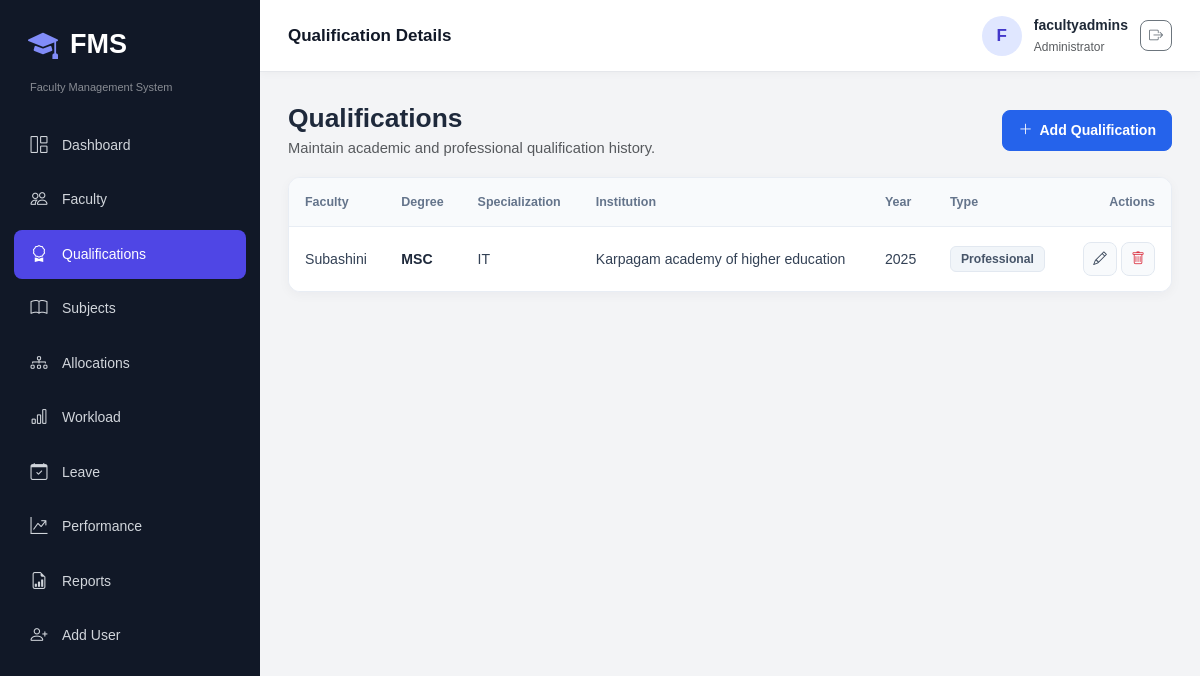
The app's page /qualifications/ (signed in) with its own data.
### fms_app/models.py (models this page shows, shortened)
class Qualification(models.Model):
    TYPE_CHOICES = [('Academic', 'Academic'), ('Professional', 'Professional'), ('Certification', 'Certification')]
    faculty = models.ForeignKey(Faculty, on_delete=models.CASCADE, related_name='qualifications')
    degree = models.CharField(max_length=100)
    specialization = models.CharField(max_length=120)
    institution = models.CharField(max_length=150)
    university = models.CharField(max_length=150, blank=True)
    year = models.PositiveIntegerField()
    percentage_cgpa = models.CharField(max_length=20, blank=True)
    qualification_type = models.CharField(max_length=30, choices=TYPE_CHOICES, default='Academic')
    certificate = models.FileField(upload_to='qualifications/', blank=True, null=True)
    remarks = models.TextField(blank=True)

class Faculty(models.Model):
    EMPLOYMENT_CHOICES = [('Permanent', 'Permanent'), ('Contract', 'Contract'), ('Visiting', 'Visiting')]
    STATUS_CHOICES = [('Active', 'Active'), ('Inactive', 'Inactive')]
    GENDER_CHOICES = [('Male', 'Male'), ('Female', 'Female'), ('Other', 'Other')]
    faculty_id = models.CharField(max_length=30, unique=True)
    name = models.CharField(max_length=120)
    profile_photo = models.ImageField(upload_to='faculty/', blank=True, null=True)
    gender = models.CharField(max_length=20, choices=GENDER_CHOICES)
    dob = models.DateField(blank=True, null=True)
    email = models.EmailField(unique=True)
    phone = models.CharField(max_length=15)
    address = models.TextField(blank=True)
    department = models.ForeignKey(Department, on_delete=models.PROTECT)
    designation = models.CharField(max_length=80)
    joining_date = models.DateField()
    employment_type = models.CharField(max_length=20, choices=EMPLOYMENT_CHOICES)
    experience = models.DecimalField(max_digits=4, decimal_places=1, default=0)
    status = models.CharField(max_length=20, choices=STATUS_CHOICES, default='Active')
    user = models.OneToOneField(User, on_delete=models.SET_NULL, null=True, blank=True)
    created_at = models.DateTimeField(auto_now_add=True)
    updated_at = models.DateTimeField(auto_now=True)

### fms_app/views.py (the view)
@login_required
def qualification_list(request):
    qs = Qualification.objects.select_related('faculty').order_by('-year')
    if get_role(request.user) == 'FACULTY':
        qs = qs.filter(faculty__user=request.user)
    elif get_role(request.user) == 'HOD':
        qs = qs.filter(faculty__department=getattr(request.user.userprofile, 'department', None))
    return render(request, 'qualification/list.html', {'qualifications': qs})

### fms_app/templates/qualification/list.html (shortened to what this page needs)
{% extends 'base.html' %}
{% load static %}
{% block page_heading %}
    Qualification Details
{% endblock %}
{% block extra_css %}
    <link rel="stylesheet" href="{% static 'css/qualification/qualification.css' %}">
{% endblock %}
{% block content %}
<div class="d-flex justify-content-between align-items-center flex-wrap gap-3 mb-3">
    <div>
        <div class="page-title">
            Qualifications
        </div>
        <p class="text-muted mb-0">
            Maintain academic and professional qualification history.
        </p>
    </div>
    {% if request.user.is_authenticated %}
        {% if request.user.is_superuser or request.user.userprofile.role != 'FACULTY' %}
            <a href="{% url 'qualification_add' %}" class="btn btn-primary">
                <i class="bi bi-plus-lg"></i>
                Add Qualification
            </a>
        {% endif %}
    {% endif %}
</div>
<div class="card">
    <div class="table-responsive">
        <table class="table align-middle mb-0">
            <thead>
                <tr>
                    <th>Faculty</th>
                    <th>Degree</th>
                    <th>Specialization</th>
                    <th>Institution</th>
                    <th>Year</th>
                    <th>Type</th>
                    <th class="text-end">Actions</th>
                </tr>
            </thead>
            <tbody>
                {% for q in qualifications %}
                    <tr>
                        <td>
                            {{ q.faculty.name }}
                        </td>
                        <td>
                            <strong>{{ q.degree }}</strong>
                        </td>
                        <td>
                            {{ q.specialization|default:"—" }}
                        </td>
                        <td>
                            {{ q.institution }}
                        </td>
                        <td>
                            {{ q.year }}
                        </td>
                        <td>
                            <span class="badge text-bg-light">
                                {{ q.qualification_type }}
                            </span>
                        </td>
                        <td class="text-end">
                            {% if request.user.is_superuser or request.user.userprofile.role != 'FACULTY' %}
                                <a href="{% url 'qualification_edit' q.pk %}"
                                   class="btn btn-sm btn-light"
                                   title="Edit qualification"
                                   aria-label="Edit qualification">
                                    <i class="bi bi-pencil"></i>
                                </a>
                                <form method="post"
                                      action="{% url 'qualification_delete' q.pk %}"
                                      class="d-inline delete-form">
                                    <button type="submit"
                                            class="btn btn-sm btn-light text-danger"
                                            title="Delete qualification"
                                            aria-label="Delete qualification">
                                        <i class="bi bi-trash"></i>
                                    </button>
                                </form>
                            {% endif %}
                        </td>
                    </tr>
                {% empty %}
                    <tr>
                        <td colspan="7" class="text-center py-5 text-muted">
                            No qualification records found.
                        </td>
                    </tr>
                {% endfor %}
            </tbody>
        </table>
    </div>
</div>
{% endblock %}

### fms_app/templates/base.html (shortened to what this page needs)
{% load static %}
<!doctype html>
<html lang="en">
<head>
    <link
        href="https://cdn.jsdelivr.net/npm/bootstrap@5.3.8/dist/css/bootstrap.min.css"
        rel="stylesheet"
    >
    <link
        href="https://cdn.jsdelivr.net/npm/bootstrap-icons@1.13.1/font/bootstrap-icons.css"
        rel="stylesheet"
    >
    <link rel="stylesheet" href="{% static 'css/base.css' %}">
    {% block extra_css %}{% endblock %}
</head>
<body>
<div class="app-shell">
    <aside class="sidebar" id="sidebar">
        <div class="brand">
            <i class="bi bi-mortarboard-fill"></i>
            <span>FMS</span>
        </div>
        <div class="small text-white-50 px-3 mb-2">
            Faculty Management System
        </div>
        <nav class="side-nav">
            <a href="{% url 'dashboard' %}">
                <i class="bi bi-grid-1x2"></i> Dashboard
            </a>
            <a href="{% url 'faculty_list' %}">
                <i class="bi bi-people"></i> Faculty
            </a>
            <a href="{% url 'qualification_list' %}">
                <i class="bi bi-award"></i> Qualifications
            </a>
            <a href="{% url 'subject_list' %}">
                <i class="bi bi-book"></i> Subjects
            </a>
            <a href="{% url 'allocation_list' %}">
                <i class="bi bi-diagram-3"></i> Allocations
            </a>
            <a href="{% url 'workload' %}">
                <i class="bi bi-bar-chart"></i> Workload
            </a>
            <a href="{% url 'leave_list' %}">
                <i class="bi bi-calendar-check"></i> Leave
            </a>
            <a href="{% url 'performance_list' %}">
                <i class="bi bi-graph-up-arrow"></i> Performance
            </a>
            {% if request.user.is_superuser or request.user.userprofile.role == 'ADMIN' %}
                <a href="{% url 'reports' %}">
                    <i class="bi bi-file-earmark-bar-graph"></i> Reports
                </a>
                <a href="{% url 'user_add' %}">
                    <i class="bi bi-person-plus"></i> Add User
                </a>
            {% endif %}
        </nav>
    </aside>
    <main class="main-area">
        <header class="topbar">
            <div>
                <strong>
                    {% block page_heading %}{% endblock %}
                </strong>
            </div>
            <div class="user-box">
                <div class="avatar">
                    {{ request.user.username|first|upper }}
                </div>
                <div class="d-none d-sm-block">
                    <div class="fw-semibold">
                        {{ request.user.get_full_name|default:request.user.username }}
                    </div>
                    <small class="text-muted">
                        {{ request.user.userprofile.get_role_display|default:'Administrator' }}
                    </small>
                </div>
                <form method="post" action="{% url 'logout' %}">
                    <button
                        type="submit"
                        class="btn btn-outline-secondary btn-sm"
                        title="Logout"
                        aria-label="Logout"
                    >
                        <i class="bi bi-box-arrow-right"></i>
                    </button>
                </form>
            </div>
        </header>
        <section class="page-content">
            {% block content %}{% endblock %}
        </section>
    </main>
</div>
</body>
</html>

### fms_app/static/css/base.css (style rules this page uses)
* { margin: 0; padding: 0; box-sizing: border-box; }
body { font-family: Arial, sans-serif; background-color: #f3f4f6; color: #1f2937; font-size: 14px; }
a { text-decoration: none; }
.app-shell { display: flex; min-height: 100vh; }
.sidebar { width: 260px; height: 100vh; background-color: #111827; color: white; position: fixed; top: 0; left: 0; padding: 22px 14px; overflow-y: auto; transition: 0.3s; z-index: 1040; }
.brand { display: flex; align-items: center; gap: 12px; padding: 0 14px; margin-bottom: 12px; font-size: 27px; font-weight: bold; color: white; }
.brand i { font-size: 30px; color: #818cf8; }
.sidebar .small { font-size: 11px; }
.side-nav { display: flex; flex-direction: column; gap: 5px; margin-top: 25px; }
.side-nav a { display: flex; align-items: center; gap: 13px; padding: 12px 15px; min-height: 45px; border-radius: 8px; color: #d1d5db; font-size: 14px; transition: 0.2s; }
.side-nav a i { width: 20px; font-size: 17px; text-align: center; }
.side-nav a.active { background-color: #4f46e5; color: white; }
.main-area { width: calc(100% - 260px); min-width: 0; margin-left: 260px; }
.topbar { height: 72px; background-color: white; display: flex; align-items: center; justify-content: space-between; padding: 12px 28px; position: sticky; top: 0; z-index: 1020; border-bottom: 1px solid #e5e7eb; box-shadow: 0 2px 8px rgba(0, 0, 0, 0.03); }
.topbar strong { font-size: 17px; color: #111827; }
.user-box { display: flex; align-items: center; gap: 12px; }
.avatar { width: 40px; height: 40px; border-radius: 50%; background-color: #e0e7ff; color: #4338ca; display: flex; align-items: center; justify-content: center; font-size: 17px; font-weight: bold; }
.user-box small { font-size: 12px; }
.page-content { padding: 28px; min-height: calc(100vh - 72px); }
.card { border: 1px solid #e5e7eb; border-radius: 12px; box-shadow: 0 3px 12px rgba(0, 0, 0, 0.04); }
.btn { border-radius: 7px; }
.btn-primary { background-color: #4f46e5; border-color: #4f46e5; }
.table { margin-bottom: 0; vertical-align: middle; }
.table thead th { background-color: #f9fafb; color: #4b5563; padding: 13px 15px; font-size: 12px; white-space: nowrap; }
.table tbody td { padding: 13px 15px; }

### fms_app/static/css/qualification/qualification.css (style rules this page uses)
.page-title { color: #1e293b; font-size: 1.65rem; font-weight: 700; line-height: 1.4; }
.page-title + p { margin-bottom: 0; color: #64748b; font-size: 0.92rem; line-height: 1.6; }
.card { overflow: hidden; border: 1px solid #e8edf4; border-radius: 12px; box-shadow: 0 3px 12px rgba(15, 23, 42, 0.04); }
.btn { display: inline-flex; align-items: center; justify-content: center; gap: 7px; border-radius: 8px; font-size: 0.88rem; font-weight: 500; transition: background-color 0.2s ease, border-color 0.2s ease, box-shadow 0.2s ease; }
.btn-primary { color: #ffffff; background-color: #2563eb; border-color: #2563eb; padding: 9px 15px; font-weight: 600; }
.btn-light { color: #334155; background-color: #f8fafc; border-color: #e2e8f0; }
.table-responsive { width: 100%; }
.table { margin-bottom: 0; vertical-align: middle; }
.table thead th { padding: 15px 16px; color: #64748b; background-color: #f8fafc; border-bottom: 1px solid #e8edf4; font-size: 0.78rem; font-weight: 600; white-space: nowrap; }
.table tbody td { padding: 15px 16px; color: #334155; border-bottom: 1px solid #f1f5f9; font-size: 0.88rem; }
.table tbody tr:last-child td { border-bottom: 0; }
.table tbody tr { transition: background-color 0.15s ease; }
.table tbody td strong { color: #1e293b; font-weight: 600; }
.table .badge { display: inline-block; padding: 6px 10px; color: #475569 !important; background-color: #f1f5f9 !important; border: 1px solid #e2e8f0; border-radius: 6px; font-size: 0.76rem; font-weight: 600; white-space: nowrap; }
.table td .btn-sm { width: 34px; height: 34px; padding: 0; font-size: 0.85rem; }
.delete-form { display: inline; }
.delete-form button { color: #dc2626; }

### records on screen
Qualification: faculty.name "Subashini", degree "MSC", specialization "IT", institution "Karpagam academy of higher education", year "2025", qualification_type "Professional"

### other values on screen
{{ request.user.username|first|upper }} "F"
{{ request.user.get_full_name|default:request.user.username }} "facultyadmins"
{{ request.user.userprofile.get_role_display|default:'Administrator' }} "Administrator"
